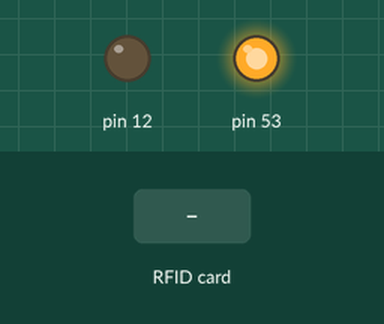
Simulated run of this sketch. Board: Arduino Mega 2560, built with avr-gcc and run on an emulated ATmega2560. On the bench: output pins drawn as LEDs (lit = HIGH). The inputs (shaded band) are chosen by the test bench. What the sketch prints to the serial monitor is not drawn.

Above: at 1.3 s.
1.4 s: RFID card 5E 7A 19 C4 held to the reader
Timing chart, 0 to 4.4 s (numbered marks = the images above; inputs shaded):
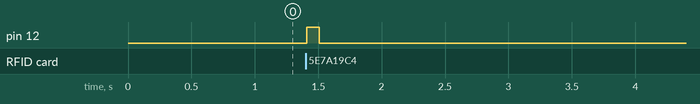

Measured:
- after the input at 1.4 s, pin 12: LOW → HIGH at once, → LOW 0.10 s later

The sketch:

rfid_two_card_test.ino
```cpp
#include <SPI.h>
#include <MFRC522.h>

#define RST_PIN 27  //for rfid
#define SDA_PIN 4
MFRC522 mfrc522(SDA_PIN, RST_PIN);

#define RST_PIN_two 27  //for rfid two
#define SDA_PIN_two 5
MFRC522 Hmi_mfrc522(SDA_PIN_two, RST_PIN_two);


void setup() {
  Serial.begin(115200);
  Serial2.begin(115200);
  // pinMode(13, OUTPUT);
  pinMode(12, OUTPUT);

  // digitalWrite(15, HIGH);

  SPI.begin();
  mfrc522.PCD_Init();
  Hmi_mfrc522.PCD_Init();
}


void loop() {
  rfid_setup();
  rfid_setup_two();
}

void rfid_setup() {  // rfid auth
  // Serial.println(" rfid setup ");

  if (mfrc522.PICC_IsNewCardPresent() && mfrc522.PICC_ReadCardSerial()) {
    Serial.print("UID tag :");
    String rfid_content = "";

    for (byte i = 0; i < mfrc522.uid.size; i++) {
      Serial.print(mfrc522.uid.uidByte[i] < 0x10 ? " 0" : " ");
      Serial.print(mfrc522.uid.uidByte[i], HEX);
      rfid_content.concat(String(mfrc522.uid.uidByte[i] < 0x10 ? "0" : ""));
      rfid_content.concat(String(mfrc522.uid.uidByte[i], HEX));
    }

    Serial.println();
    rfid_content.toUpperCase();

    Serial.print("RFID card one is => ");
    Serial.println(rfid_content);

    mfrc522.PICC_HaltA();
    mfrc522.PCD_StopCrypto1();
    digitalWrite(12, HIGH);
    delay(100);
    digitalWrite(12, LOW);

  }
}


void rfid_setup_two() {  // rfid auth
  // Serial.println(" rfid setup in Hmi two");
  if (Hmi_mfrc522.PICC_IsNewCardPresent() && Hmi_mfrc522.PICC_ReadCardSerial()) {
    Serial.print("UID tag :");
    String rfid_content_two = "";

    for (byte i = 0; i < Hmi_mfrc522.uid.size; i++) {
      Serial.print(Hmi_mfrc522.uid.uidByte[i] < 0x10 ? " 0" : " ");
      Serial.print(Hmi_mfrc522.uid.uidByte[i], HEX);
      rfid_content_two.concat(String(Hmi_mfrc522.uid.uidByte[i] < 0x10 ? "0" : ""));
      rfid_content_two.concat(String(Hmi_mfrc522.uid.uidByte[i], HEX));
    }

    Serial.println();
    rfid_content_two.toUpperCase();
    Serial.print("RFID card two is => ");
    Serial.println(rfid_content_two);

    Hmi_mfrc522.PICC_HaltA();
    Hmi_mfrc522.PCD_StopCrypto1();

    digitalWrite(12, HIGH);
    delay(100);
    digitalWrite(12, LOW);
  }
}
```
